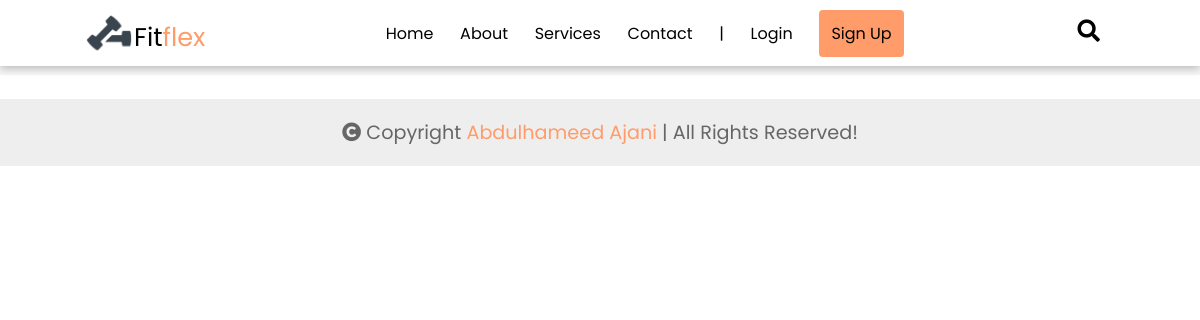
The app's page /classes/, older data.
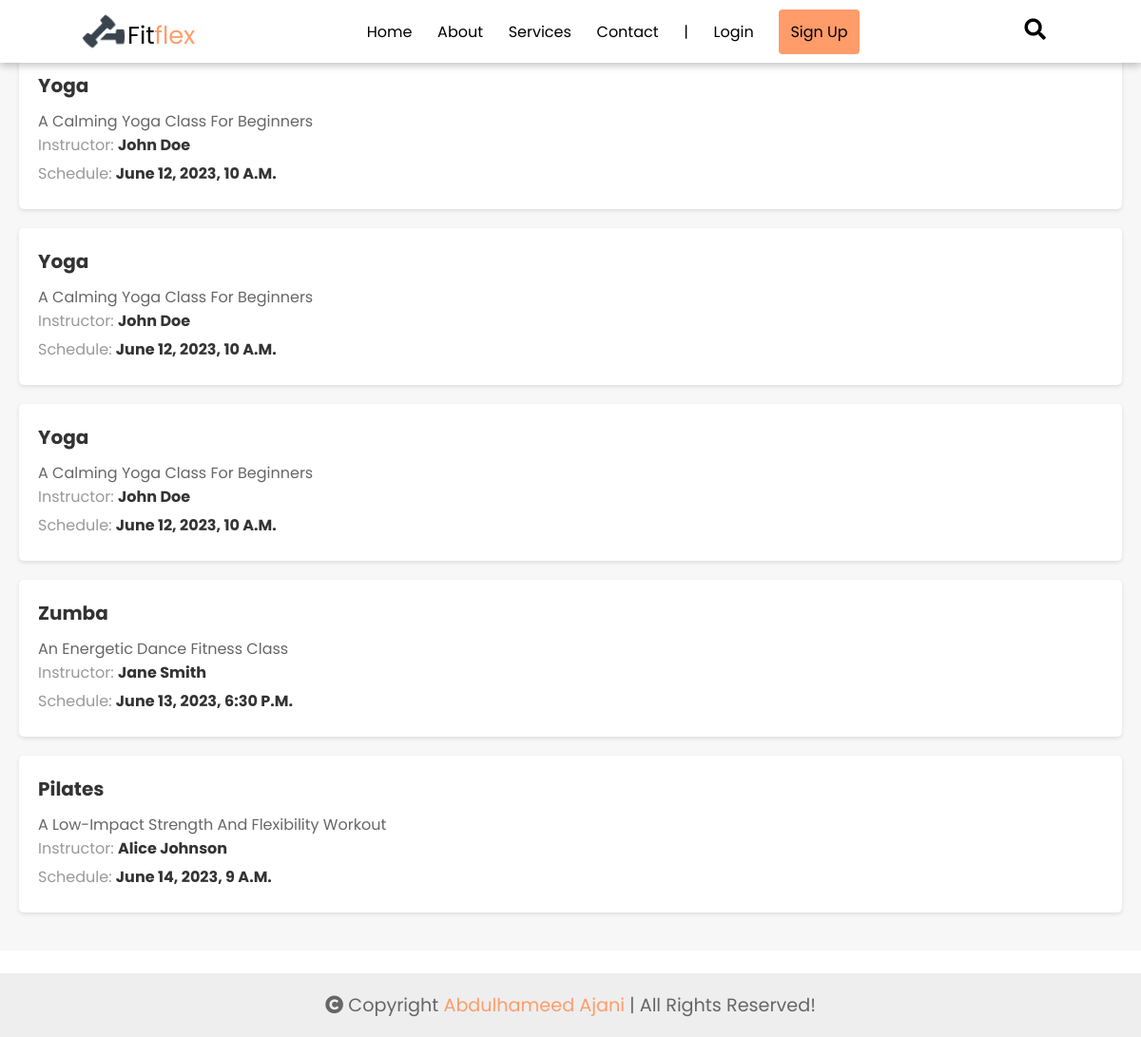
The same page, newer data.
### fitflexx/models.py (models this page shows)
class Class(models.Model):
    name = models.CharField(max_length=100)
    description = models.TextField()
    instructor = models.CharField(max_length=100)
    schedule = models.DateTimeField()

### fitflexx/views.py (the view)
# urls.py: path('classes/', views.classes, name='classes'),
def classes(request):
    class_list = Class.objects.all()
    return render(request, 'classes.html', {'classes': class_list})

### fitflexx/templates/classes.html (shortened to what this page needs)
<!DOCTYPE html>
<html>
<head>
    {% load static %}
    <link rel="stylesheet" href="https://cdnjs.cloudflare.com/ajax/libs/font-awesome/5.15.3/css/all.min.css">
    <link rel="stylesheet" href="{% static 'css/style.css' %}">
</head>
<body>
    <header class="header">
        <a href="" id="logo"><img src="{% static 'images/logo.png' %}"><p>fit<span>flex</span></p></a>
        <nav class="navbar">
            <a href="#">home</a>
            <a href="#about">about</a>
            <a href="#services">services</a>
            <a href="#contact">contact</a>
            <a href="" id="rec">|</a>
            <a href="#" id="rec">Login</a>
            <a href="" id="rec" class="btn">Sign Up</a>
        </nav>
        <div class="icons">
            <div id="search-form" class="fas fa-search"></div>
        </div>
    </header>
    <section class="classes">
        <h1>Classes</h1>
        <div class="class-list">
            {% for class in classes %}
            <div class="class-item">
                <h2>{{ class.name }}</h2>
                <p class="class-description">{{ class.description }}</p>
                <p class="class-info">Instructor: <span>{{ class.instructor }}</span></p>
                <p class="class-info">Schedule: <span>{{ class.schedule }}</span></p>
            </div>
            {% endfor %}
        </div>
    </section>
    <footer class="footer"><i class="fas fa-regular fa-copyright"></i> Copyright <span><a href="https://www.linkedin.com/in/abdulhameed-ajani/" target="blank">Abdulhameed Ajani </a></span> | all rights reserved!
    </footer>
</body>
</html>

### fitflexx/static/css/style.css (style rules this page uses)
:root { --main-color: #ff9c6a; --text-color: #fff; }
* { font-family: 'Poppins', sans-serif; margin: 0; padding: 0; outline: none; text-decoration: none; box-sizing: border-box; text-transform: capitalize; transition: smooth; }
html { overflow-x: hidden ; }
section { padding: 4.5rem 7%; }
.header { padding: 0.5rem 7%; display: flex; justify-content: space-between; align-items: center; position: fixed; left: 0; right: 0; top: 0%; background: #fff; box-shadow: rgba(0, 0, 0, 0.24) 0px 3px 8px; z-index: 1000; }
.header p, a #logo { display: inline-block; color: black; font-size: 1.6rem; padding-top: 10px; }
#logo img { float: left; width: 50px; height: 50px; }
#logo span { color: var(--main-color); }
.navbar a { color: black; margin-left: 1.4rem; font-size: 1rem; position: relative; }
.navbar a:after { content: ''; position: absolute; background: var(--main-color); top: 0; left: 0; width: 0; height: 2px; top: 100%; margin-top: 5px; transition: 1s; }
.icons div { font-size: 1.4rem; margin-left: 1rem; margin-right: 1rem; cursor: pointer; }
.btn { margin-top: 2rem; width: 150px; padding: 12px; color: var(--text-color); background: var(--main-color); font-size: 1.5rem; border-radius: 4px; cursor: pointer; }
.background-content h2, p { color: var(--text-color); }
.footer { margin-top: 1.5rem; font-size: 1.2rem; padding:1.2rem; text-align: center; color:#666; background: #eee; }
.footer span a { color:var(--main-color); }

### fitflexx/templates/classes.html (style rules this page uses)
.classes { background-color: #f7f7f7; padding: 20px; }
.classes h1 { font-size: 24px; color: #333; }
.class-item { background-color: #fff; padding: 20px; margin-bottom: 20px; border-radius: 5px; box-shadow: 0 2px 4px rgba(0, 0, 0, 0.1); }
.class-item h2 { font-size: 20px; color: #333; margin-bottom: 10px; }
.class-description { color: #666; }
.class-info { color: #999; margin-bottom: 5px; }
.class-info span { color: #333; font-weight: bold; }

Row changes from the older to the newer data that the page shows:
added Class: name "Yoga", description "A Calming Yoga Class For Beginners", instructor "John Doe", schedule "June 12, 2023, 10 A.m."
added Class: name "Yoga", description "A Calming Yoga Class For Beginners", instructor "John Doe", schedule "June 12, 2023, 10 A.m."
added Class: name "Yoga", description "A Calming Yoga Class For Beginners", instructor "John Doe", schedule "June 12, 2023, 10 A.m."
added Class: name "Zumba", description "An Energetic Dance Fitness Class", instructor "Jane Smith", schedule "June 13, 2023, 6:30 P.m."
added Class: name "Pilates", description "A Low-Impact Strength And Flexibility Workout", instructor "Alice Johnson", schedule "June 14, 2023, 9 A.m."
